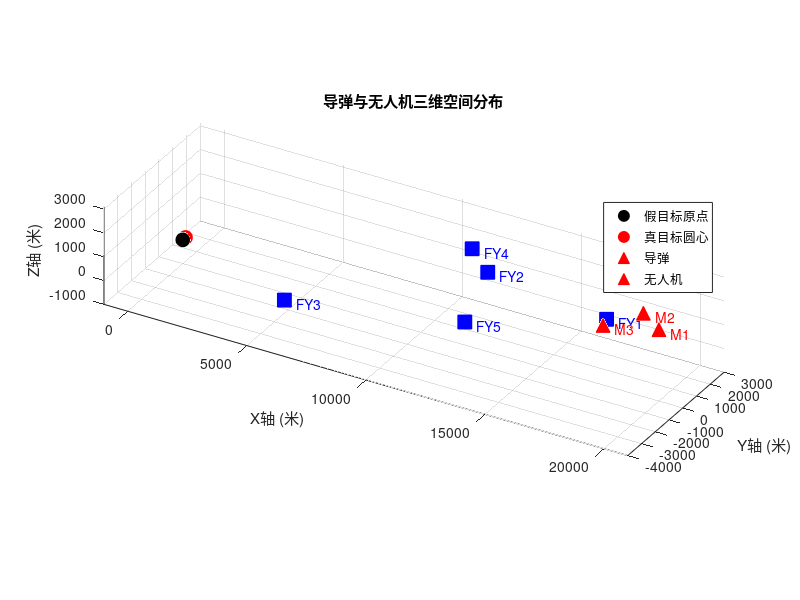

The MATLAB source for this figure:
% 清除工作区和图形窗口
clf; clear; clc;

% 设置图形参数
figure('Position', [100, 100, 900, 700]);
hold on;
grid on;
axis equal;

% 定义坐标点
% 假目标原点
origin = [0, 0, 0];

% 真目标下底面圆心
target = [0, 200, 0];

% 导弹位置
M1 = [20000, 0, 2000];
M2 = [19000, 600, 2100];
M3 = [18000, -600, 1900];

% 无人机位置
FY1 = [17800, 0, 1800];
FY2 = [12000, 1400, 1400];
FY3 = [6000, -3000, 700];
FY4 = [11000, 2000, 1800];
FY5 = [13000, -2000, 1300];

% 绘制假目标原点
plot3(origin(1), origin(2), origin(3), 'ko', 'MarkerSize', 10, 'MarkerFaceColor', 'k');

% 绘制真目标圆心
plot3(target(1), target(2), target(3), 'ro', 'MarkerSize', 10, 'MarkerFaceColor', 'r');

% 绘制导弹位置
plot3(M1(1), M1(2), M1(3), '^', 'MarkerSize', 10, 'MarkerFaceColor', 'r', 'Color', 'r');
text(M1(1)+500, M1(2), M1(3), 'M1', 'FontSize', 10, 'Color', 'r');

plot3(M2(1), M2(2), M2(3), '^', 'MarkerSize', 10, 'MarkerFaceColor', 'r', 'Color', 'r');
text(M2(1)+500, M2(2), M2(3), 'M2', 'FontSize', 10, 'Color', 'r');

plot3(M3(1), M3(2), M3(3), '^', 'MarkerSize', 10, 'MarkerFaceColor', 'r', 'Color', 'r');
text(M3(1)+500, M3(2), M3(3), 'M3', 'FontSize', 10, 'Color', 'r');

% 绘制无人机位置
plot3(FY1(1), FY1(2), FY1(3), 's', 'MarkerSize', 10, 'MarkerFaceColor', 'b', 'Color', 'b');
text(FY1(1)+500, FY1(2), FY1(3), 'FY1', 'FontSize', 10, 'Color', 'b');

plot3(FY2(1), FY2(2), FY2(3), 's', 'MarkerSize', 10, 'MarkerFaceColor', 'b', 'Color', 'b');
text(FY2(1)+500, FY2(2), FY2(3), 'FY2', 'FontSize', 10, 'Color', 'b');

plot3(FY3(1), FY3(2), FY3(3), 's', 'MarkerSize', 10, 'MarkerFaceColor', 'b', 'Color', 'b');
text(FY3(1)+500, FY3(2), FY3(3), 'FY3', 'FontSize', 10, 'Color', 'b');

plot3(FY4(1), FY4(2), FY4(3), 's', 'MarkerSize', 10, 'MarkerFaceColor', 'b', 'Color', 'b');
text(FY4(1)+500, FY4(2), FY4(3), 'FY4', 'FontSize', 10, 'Color', 'b');

plot3(FY5(1), FY5(2), FY5(3), 's', 'MarkerSize', 10, 'MarkerFaceColor', 'b', 'Color', 'b');
text(FY5(1)+500, FY5(2), FY5(3), 'FY5', 'FontSize', 10, 'Color', 'b');

% 设置坐标轴标签和标题
xlabel('X轴 (米)');
ylabel('Y轴 (米)');
zlabel('Z轴 (米)');
title('导弹与无人机三维空间分布');

% 添加图例
legend('假目标原点', '真目标圆心', '导弹', '无人机', 'Location', 'best');

% 设置视角
view(30, 30);

% 添加网格
grid on;

% 调整坐标轴范围以更好地显示所有点
all_points = [origin; target; M1; M2; M3; FY1; FY2; FY3; FY4; FY5];
padding = 1000; % 添加一些边距
xlim([min(all_points(:,1))-padding, max(all_points(:,1))+padding]);
ylim([min(all_points(:,2))-padding, max(all_points(:,2))+padding]);
zlim([min(all_points(:,3))-padding, max(all_points(:,3))+padding]);

hold off;

% 保存图形为PNG文件
saveas(gcf, 'drone_missile_visualization.png');
